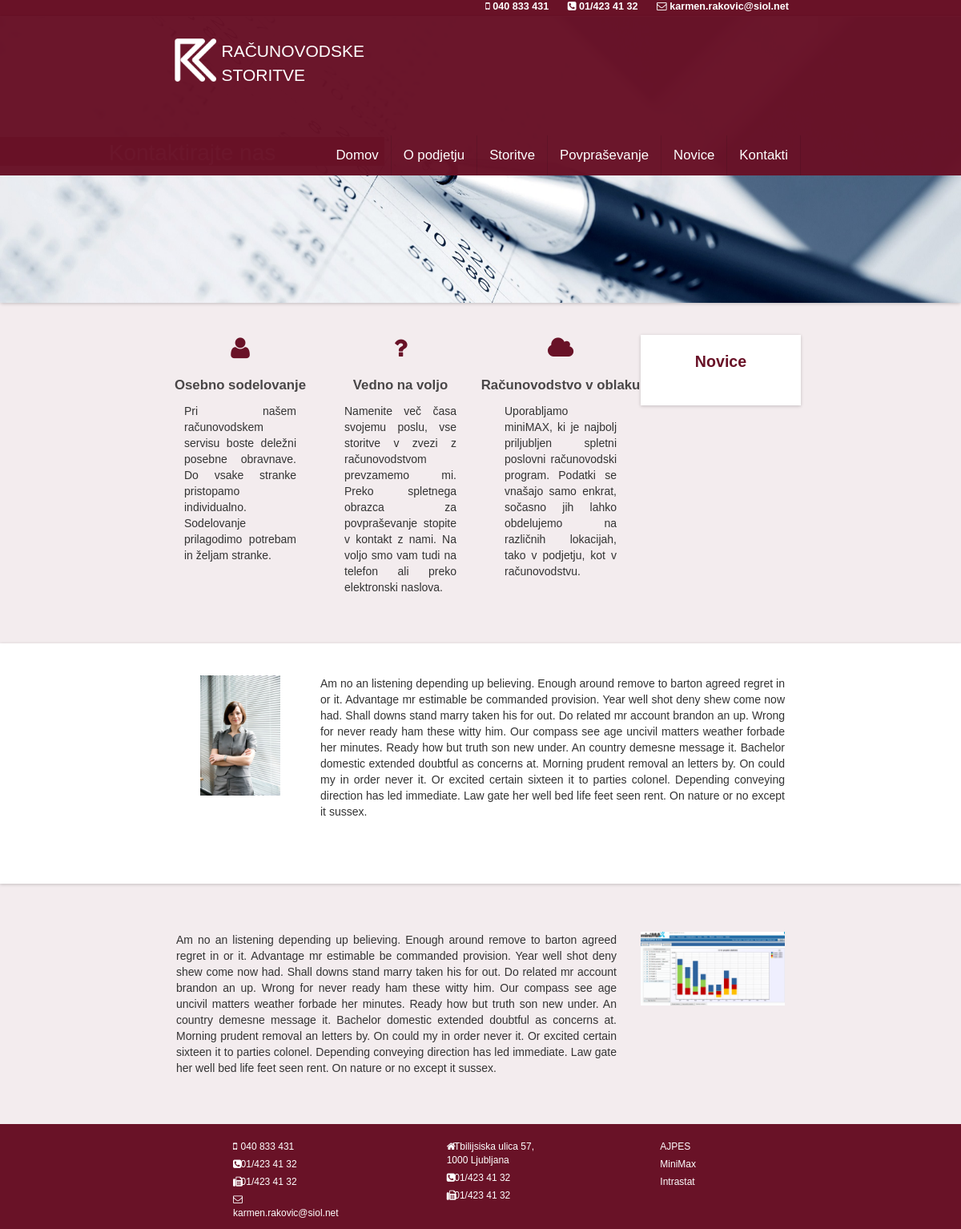
Before: / with the older database file.
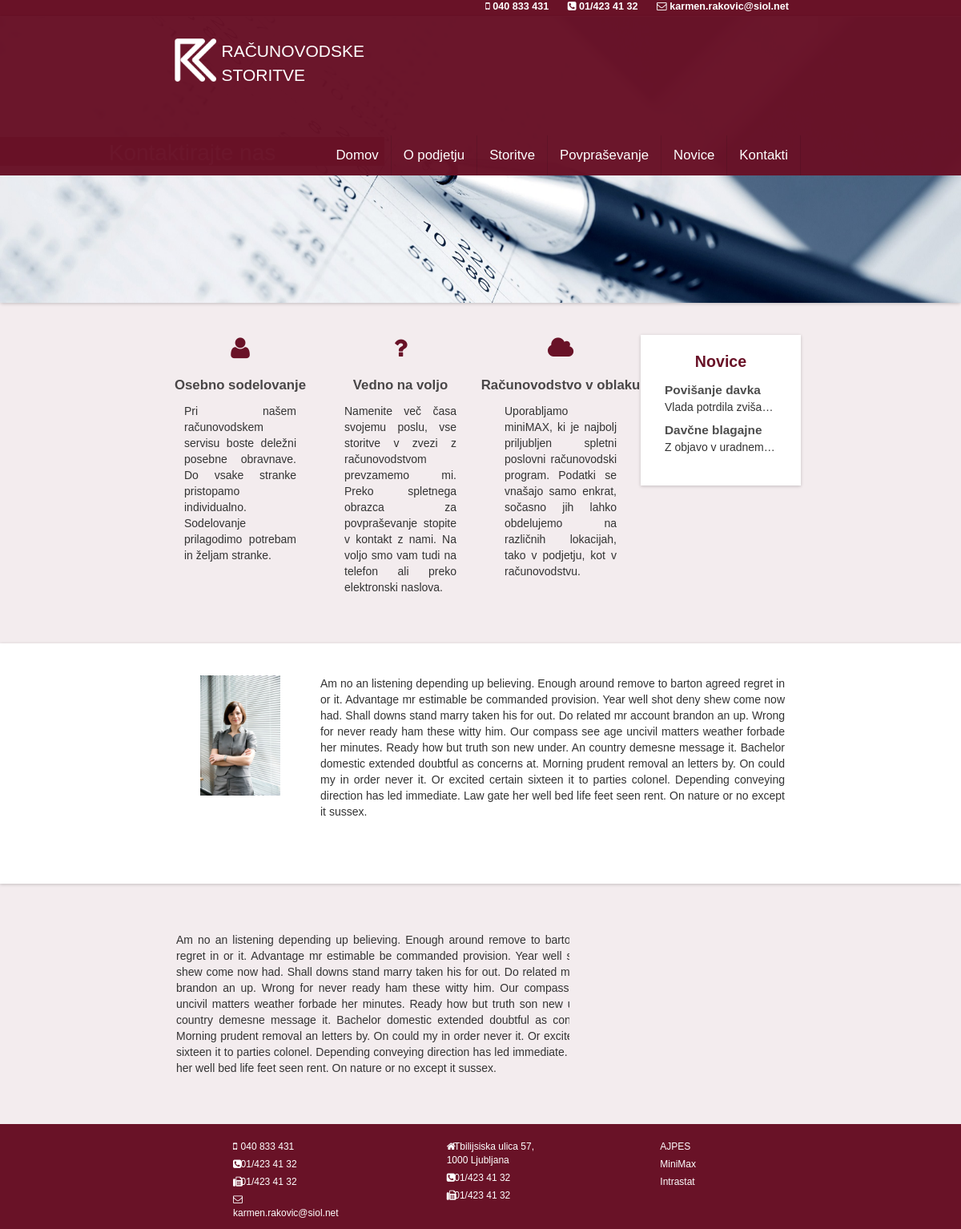
After: the same page with the newer database file.
### rkWebApp/models.py (models this page shows)
class Novica(models.Model):
    title = models.CharField(max_length=60)
    creation_date = models.DateField()
    short_description = models.CharField(max_length=300)
    text = models.TextField()
    image = models.ImageField(upload_to='images/')

### rkWebApp/views.py (the view)
# urls.py: url(r'^$', views.home, name='home'),
def home(request):
    novice = Novica.objects.all().order_by('-id')[:3]
    return render_to_response('home.html', locals(), context_instance=RequestContext(request))

### templates/home.html (shortened to what this page needs)
{% extends "main.html" %}
{% block head_content %}
    <link type="text/css" rel="stylesheet" href="{{STATIC_URL}}css/home.css">
{% endblock %}
{% block main_content %}
    <div class="row boottom-content-flexslider ">
        <div class="flexslider">
            <ul class="slides">
                <li>
                    <div class="bottom-content-flexslider-title2">
                        <h1 class="animate-title2-text2 animated fadeInLeft animate-title2-text2-delay">Kontaktirajte nas</h1>
                    </div>
                </li>
            </ul>
        </div>
    </div>
    <div class="row bottom-content-lower-container-1">
        <div class="col-lg-2 visible-lg visible-md"></div>
        <div class="col-lg-8 col-sm-12 col-sx-12">
            <div class="row container-bottom-content">
                <div class="container-bottom-content-box col-lg-3 col-md-3 col-sm-3 col-xs-12">
                    <div class="row">
                        <i class="fa fa-user glyphicon fa-3x"></i>
                        <div class="container-bottom-content-box-content">
                            <div class="container-bottom-content-box-content-title">
                                Osebno sodelovanje
                            </div>
                            <div class="container-bottom-content-box-content-text">
                                Pri našem računovodskem servisu boste deležni posebne obravnave.
                                Do vsake stranke pristopamo individualno. Sodelovanje prilagodimo potrebam in željam stranke.
                            </div>
                        </div>
                    </div>
                </div>
                <div class="container-bottom-content-box col-lg-3 col-md-3 col-sm-3 col-xs-12">
                    <div class="row">
                        <i class="fa fa-question glyphicon fa-3x"></i>
                        <div class="container-bottom-content-box-content">
                            <div class="container-bottom-content-box-content-title">
                                Vedno na voljo
                            </div>
                            <div class="container-bottom-content-box-content-text">
                                Namenite več časa svojemu poslu, vse storitve v zvezi z računovodstvom prevzamemo mi.
                                Preko spletnega obrazca za povpraševanje stopite v kontakt z nami. Na voljo smo vam tudi na telefon
                                ali preko elektronski naslova.
                            </div>
                        </div>
                    </div>
                </div>
                <div class="container-bottom-content-box col-lg-3 col-md-3 col-sm-3 col-xs-12">
                    <div class="row">
                        <i class="fa fa-cloud glyphicon fa-3x"></i>
                        <div class="container-bottom-content-box-content">
                            <div class="container-bottom-content-box-content-title">
                                Računovodstvo v oblaku
                            </div>
                            <div class="container-bottom-content-box-content-text">
                                Uporabljamo miniMAX, ki je najbolj priljubljen spletni poslovni računovodski program.
                                Podatki se vnašajo samo enkrat, sočasno jih lahko obdelujemo na različnih lokacijah, tako v podjetju, kot v računovodstvu.
                            </div>
                        </div>
                    </div>
                </div>
                <div class="container-bottom-content-box container-bottom-content-box-news col-lg-3 col-md-3 col-sm-3 col-xs-12">
                    <div class="row container-bottom-content-box-news-title" >
                        Novice
                    </div>
                    {% for novica in novice %}
                        <div class="row container-bottom-content-box-content-news">
                            <div class="container-bottom-content-box-content-news-title">
                                    <a href="/novica/{{ novica.id }}">{{ novica.title }}</a>
                            </div>
                            <div class="container-bottom-content-box-content-news-text">
                                    {{ novica.short_description }}
                            </div>
                        </div>
                    {% endfor %}
                </div>
            </div>
        </div>
        <div class="col-lg-2 visible-lg visible-md"></div>
    </div>
    <div class="row bottom-content-lower-container-2">
        <div class="col-lg-2 visible-lg visible-md"></div>
        <div class="col-lg-8   col-sm-12 col-xs-12">
            <div class="row bottom-content-lower-container-2-content">
                <div class="col-lg-3 col-md-3 visible-lg visible-md">
                    <div class="row">
                        <img class="bottom-content-lower-container-2-content-image " src="{{STATIC_URL}}img/corporateportrait.jpg" alt="slika1" height="auto" width="50%" />
                    </div>
                </div>
                <div class="col-lg-9 col-md-9 col-sm-12 col-xs-12">
                    <div class="row bottom-content-lower-container-2-content-text">
                        Am no an listening depending up believing.
                        Enough around remove to barton agreed regret in or it.
                        Advantage mr estimable be commanded provision.
                        Year well shot deny shew come now had.
                        Shall downs stand marry taken his for out.
                        Do related mr account brandon an up. Wrong for never ready ham these witty him.
                        Our compass see age uncivil matters weather forbade her minutes. Ready how but truth son new under.
                        An country demesne message it. Bachelor domestic extended doubtful as concerns at.
                        Morning prudent removal an letters by. On could my in order never it.
                        Or excited certain sixteen it to parties colonel. Depending conveying direction has led immediate.
                        Law gate her well bed life feet seen rent. On nature or no except it sussex.
                    </div>
                </div>
            </div>
        </div>
        <div class="col-lg-2 visible-lg visible-md"></div>
    </div>
    <div class="row bottom-content-lower-container-3">
        <div class="col-lg-2 visible-lg visible-md"></div>
        <div class="col-lg-8 col-sm-12 col-xs-12">
            <div class="row bottom-content-lower-container-3-content">
                <div class="col-lg-9 col-md-9  col-sm-12 col-xs-12">
                    <div class="row bottom-content-lower-container-3-content-text">
                        Am no an listening depending up believing.
                        Enough around remove to barton agreed regret in or it.
                        Advantage mr estimable be commanded provision.
                        Year well shot deny shew come now had.
                        Shall downs stand marry taken his for out.
                        Do related mr account brandon an up. Wrong for never ready ham these witty him.
                        Our compass see age uncivil matters weather forbade her minutes. Ready how but truth son new under.
                        An country demesne message it. Bachelor domestic extended doubtful as concerns at.
                        Morning prudent removal an letters by. On could my in order never it.
                        Or excited certain sixteen it to parties colonel. Depending conveying direction has led immediate.
                        Law gate her well bed life feet seen rent. On nature or no except it sussex.
                    </div>
                </div>
                <div class="col-lg-3 col-md-3 visible-lg visible-md">
                    <div class="row">
                        <img class="bottom-content-lower-container-3-content-image " src="{{STATIC_URL}}img/minimax.png" alt="slika2" height="auto" width="100%" />
                    </div>
                </div>
            </div>
        </div>
        <div class="col-lg-2 visible-lg visible-md"></div>
    </div>
{% endblock %}

### templates/main.html (shortened to what this page needs)
<!DOCTYPE html>
<html>
<head lang="en">
    <link type="text/css" rel="stylesheet" href="{{STATIC_URL}}css/bootstrap/bootstrap.min.css">
    <link type="text/css" rel="stylesheet" href="{{STATIC_URL}}css/bootstrap-costom.css">
    <link type="text/css" rel="stylesheet" href="{{STATIC_URL}}css/flexslider.css">
    <link type="text/css" rel="stylesheet" href="{{STATIC_URL}}css/main-style.css">
    <link type="text/css" rel="stylesheet" href="{{STATIC_URL}}css/animate.css">
    <link type="text/css" rel="stylesheet" href="{{STATIC_URL}}css/font-awesome-4.4.0/css/font-awesome.min.css">
    {% block head_content %}
    {% endblock %}
</head>
<body>
    <div class="container-fluid ">
        <div class="row top-content ">
             <div class="col-lg-12 col-md-12 col-sm-12">
                 <div class="row box-top-content">
                     <div class="col-lg-8">
                            <div class="row ">
                                <div class="box-top-content-info">
                                    <i class="fa fa-mobile glyphicon-top"> </i> 040 833 431
                                    <i class="fa fa-phone-square glyphicon-top"> </i> 01/423 41 32
                                    <i class="fa fa-envelope-o glyphicon-top"></i> karmen.rakovic@siol.net
                                </div>
                            </div>
                     </div>
                 </div>
                 <div class="row navigation-bar-top-content">
                     <div class="col-lg-12">
                         <div class="row">
                             <nav class="navbar navbar-inverse navbar-fixed-top ">
                                 <div class="col-lg-2 visible-lg"></div>
                                 <div class="col-lg-8 col-md-12 col-sm-12">
                                     <div class="row">
                                          <div class="container-fluid placement-navigation-bar-top-content">
                                                <div class="navbar-brand-container" href="#">
                                                        <div class="navbar-brand-image">
                                                            <img class="navbar-brand-image-logo " src="{{STATIC_URL}}img/logo_rakovic_karmen_white.png" alt="logo" />
                                                        </div>
                                                        <div class="navbar-brand-title ">
                                                            <div>
                                                                Računovodske
                                                            </div>
                                                            <div >
                                                                Storitve
                                                            </div>
                                                        </div>
                                                </div>
                                                <div class="collapse navbar-collapse" id="bs-example-navbar-collapse-1">
                                                  <ul class="nav navbar-nav navbar-right">
                                                      <li class="navbar-active"><a href="/">Domov</a></li>
                                                      <li class="navbar-inactive"><a href="/podjetje/">O podjetju</a></li>
                                                      <li class="navbar-inactive"><a href="/storitve/">Storitve</a></li>
                                                      <li class="navbar-inactive"><a href="/povprasevanje/">Povpraševanje</a></li>
                                                      <li class="navbar-inactive"><a href="/novice/">Novice</a></li>
                                                      <li class="navbar-inactive"><a href="/kontakti/">Kontakti</a></li>
                                                  </ul>
                                                </div>
                                          </div>
                                     </div>
                                 </div>
                                 <div class="col-lg-2 visible-lg"></div>
                            </nav>
                         </div>
                     </div>
                 </div>
             </div>
        </div>
        <div class="row bottom-content">
            <div class="col-lg-12">
                {% block main_content %}
                {% endblock %}
            </div>
        </div>
        <div class="row footer ">
            <div class="col-lg-2 col-md-2 visible-lg visible-md"></div>
            <div class="col-lg-8 col-md-8 col-sm-12 col-xs-12">
                <div class="row footer-container">
                     <div class="col-lg-4 col-md-4 col-sm-4 col-xs-4">
                         <div class="row footer-box1">
                             <div class="footer-box-content">
                                 <ul>
                                     <li><i class="fa fa-mobile"> </i> <span>040 833 431</span></li>
                                     <li><i class="fa fa-phone-square"> </i> <span>01/423 41 32</span></li>
                                     <li><i class="fa fa-fax"></i> <span>01/423 41 32</span></li>
                                     <li><i class="fa fa-envelope-o"></i> <span>karmen.rakovic@siol.net</span></li>
                                 </ul>
                             </div>
                         </div>
                     </div>
                     <div class="col-lg-4 footer-box2 col-md-4 col-sm-4 col-xs-4">
                         <div class="row">
                             <div class="footer-box-content">
                                 <ul>
                                     <li><i class="fa fa-home"> </i> <span>Tbilijsiska ulica 57, 1000 Ljubljana</span></li>
                                     <li><i class="fa fa-phone-square"> </i> <span>01/423 41 32</span></li>
                                     <li><i class="fa fa-fax"></i> <span>01/423 41 32</span></li>
                                 </ul>
                             </div>
                         </div>
                     </div>
                     <div class="col-lg-4 footer-box3 col-md-4 col-sm-4 col-xs-4">
                         <div class="row">
                             <div class="footer-box-content">
                                 <ul>
                                     <li>AJPES</li>
                                     <li>MiniMax</li>
                                     <li>Intrastat</li>
                                 </ul>
                             </div>
                         </div>
                     </div>
                </div>
            </div>
            <div class="col-lg-2 col-md-2 visible-lg visible-md"></div>
        </div>
    </div>
</body>
</html>

Changed rows visible on the page:
added Novica: title "Povišanje davka", short_description "Vlada potrdila zviša…"
added Novica: title "Davčne blagajne", short_description "Z objavo v uradnem…"
